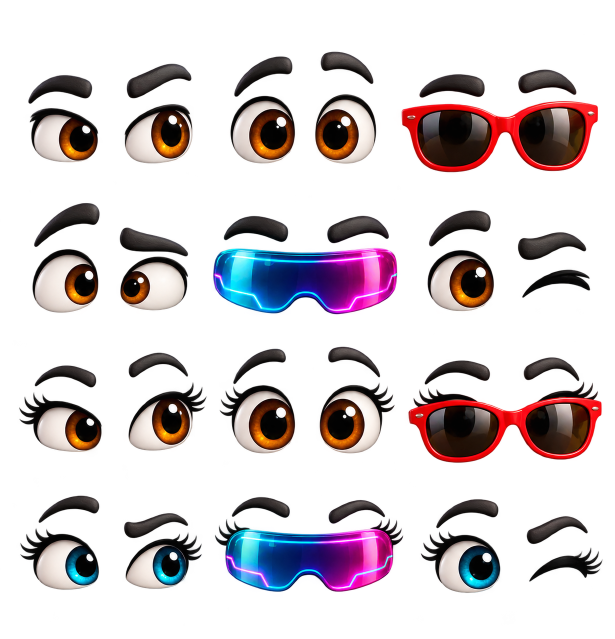
#> input picture artwork-traits/drawn-eyes/male-female-eyes-reference-v2.png, 1230 x 1278 px (shown at 1/2 size)
$ python preview-faces.py
#> lines starting #> are read from the running program, lines starting #| are printed output that depends on the picture
from pathlib import Path
from PIL import Image,ImageDraw
import numpy as np,math
r=Path(__file__).resolve().parents[1]
eye=Image.open(r/'artwork-traits/drawn-eyes/male-female-eyes-reference-v2.png').convert('RGBA');mouth=Image.open(r/'artwork-traits/drawn-mouths/male-female-mouths-reference-v2.png').convert('RGBA')
#> further down, eye is the input picture: PIL image 1230x1278 RGBA; mean R, G, B, A 29.1, 20.6, 24.3, 67.4
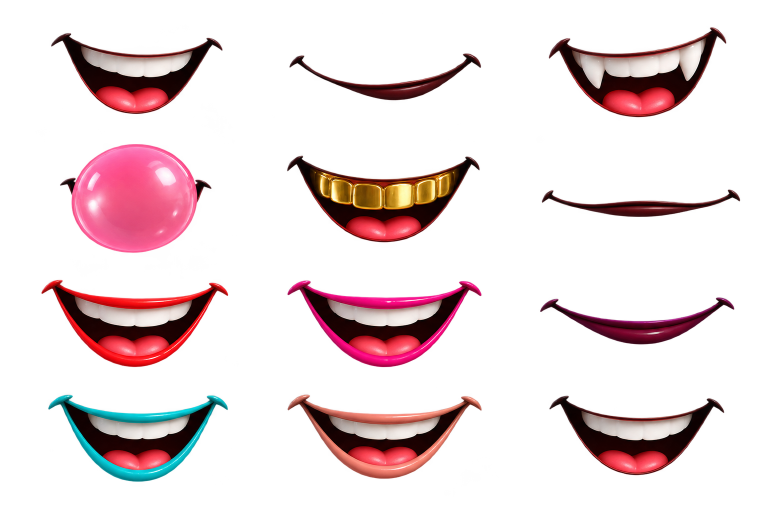
#> input picture artwork-traits/drawn-mouths/male-female-mouths-reference-v2.png, 1536 x 1024 px (shown at 1/2 size)
#> further down, mouth is the input picture: PIL image 1536x1024 RGBA; mean R, G, B, A 83.6, 36.8, 44.1, 50.8
labels=['Confident','Wide-Eyed','Shades','Wild Stare','Cyber Visor','Wink'];poses=['tilt-left','tilt-right','straight']
def component(sheet,i):
 w,h=sheet.width/3,sheet.height/4;im=sheet.crop((round(i%3*w),round(i//3*h),round((i%3+1)*w),round((i//3+1)*h)))
 if sheet is eye:
  xb=[(0,415),(415,790),(795,sheet.width)][i%3];yb=[(0,365),(365,675),(675,965),(965,sheet.height)][i//3];im=sheet.crop((xb[0],yb[0],xb[1],yb[1]))
 alpha=np.array(im.getchannel('A'));mass=(alpha>40).sum(1);ys=np.where(mass>2)[0];runs=np.split(ys,np.where(np.diff(ys)>1)[0]+1);run=max(runs,key=lambda rows:mass[rows].sum());im=im.crop((0,max(0,int(run[0])-2),im.width,min(im.height,int(run[-1])+3))) if sheet is mouth else im;box=im.getchannel('A').point(lambda v:255 if v>40 else 0).getbbox();return im.crop(box)
for gender in ['male','female']:
 board=Image.new('RGBA',(1800,1500),'#171021');draw=ImageDraw.Draw(board)
#> after `board = Image.new('RGBA', (1800, 1500), '#171021')`:
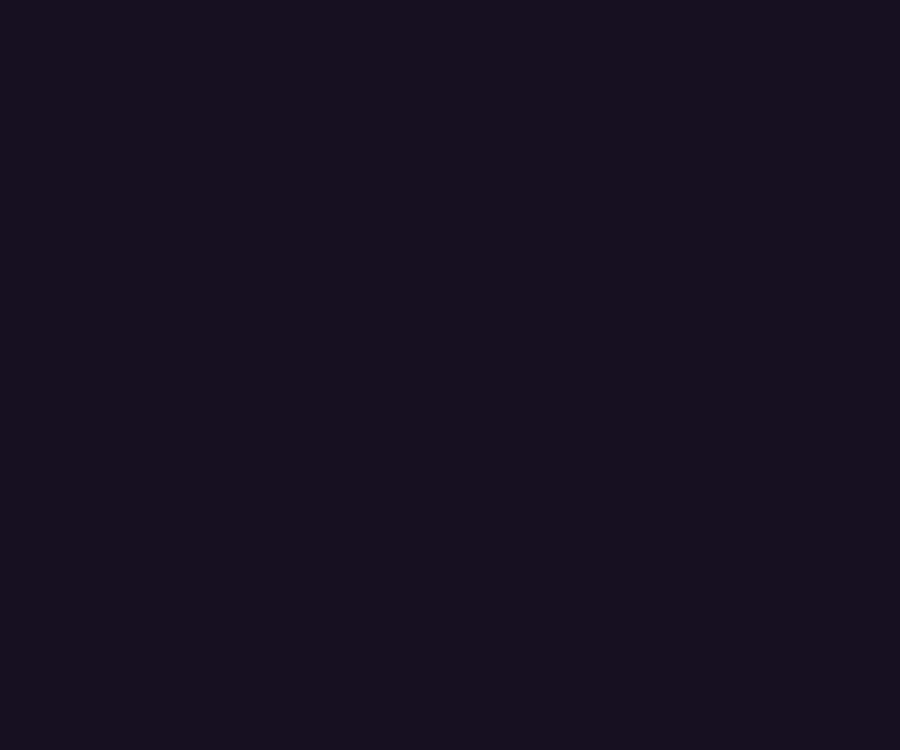
#> board: PIL image 1800x1500 RGBA (shown at 1/2 size); mean R, G, B, A 23, 16, 33, 255
 for row,pose in enumerate(poses):
#> (the run stopped early here; a loop or call above may not have finished)
